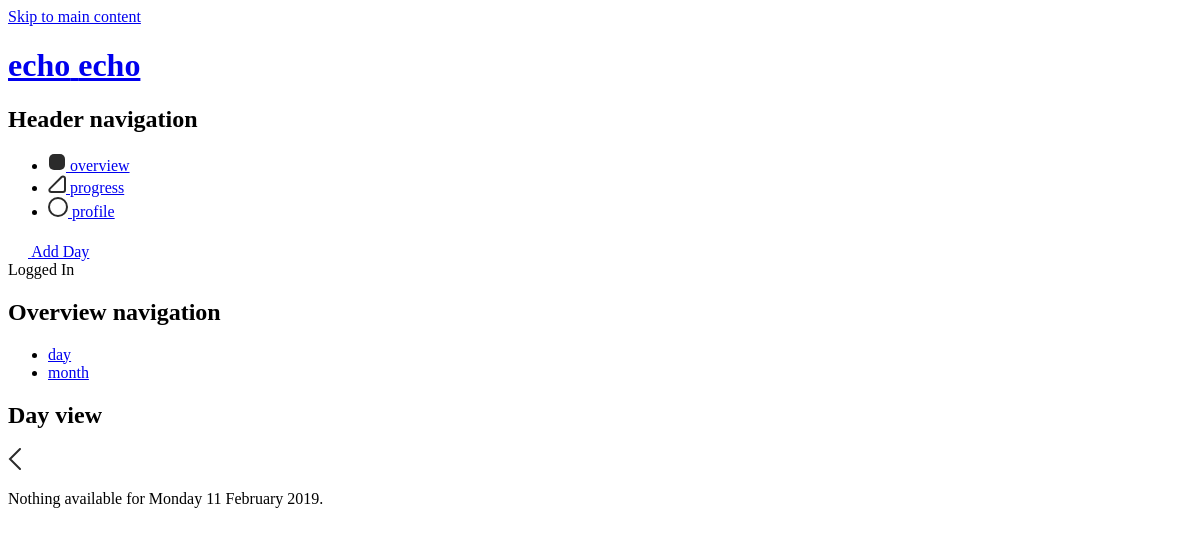
The app's page /index.php?page=overview&view=day&day=11-02-2019 (signed in), older data.
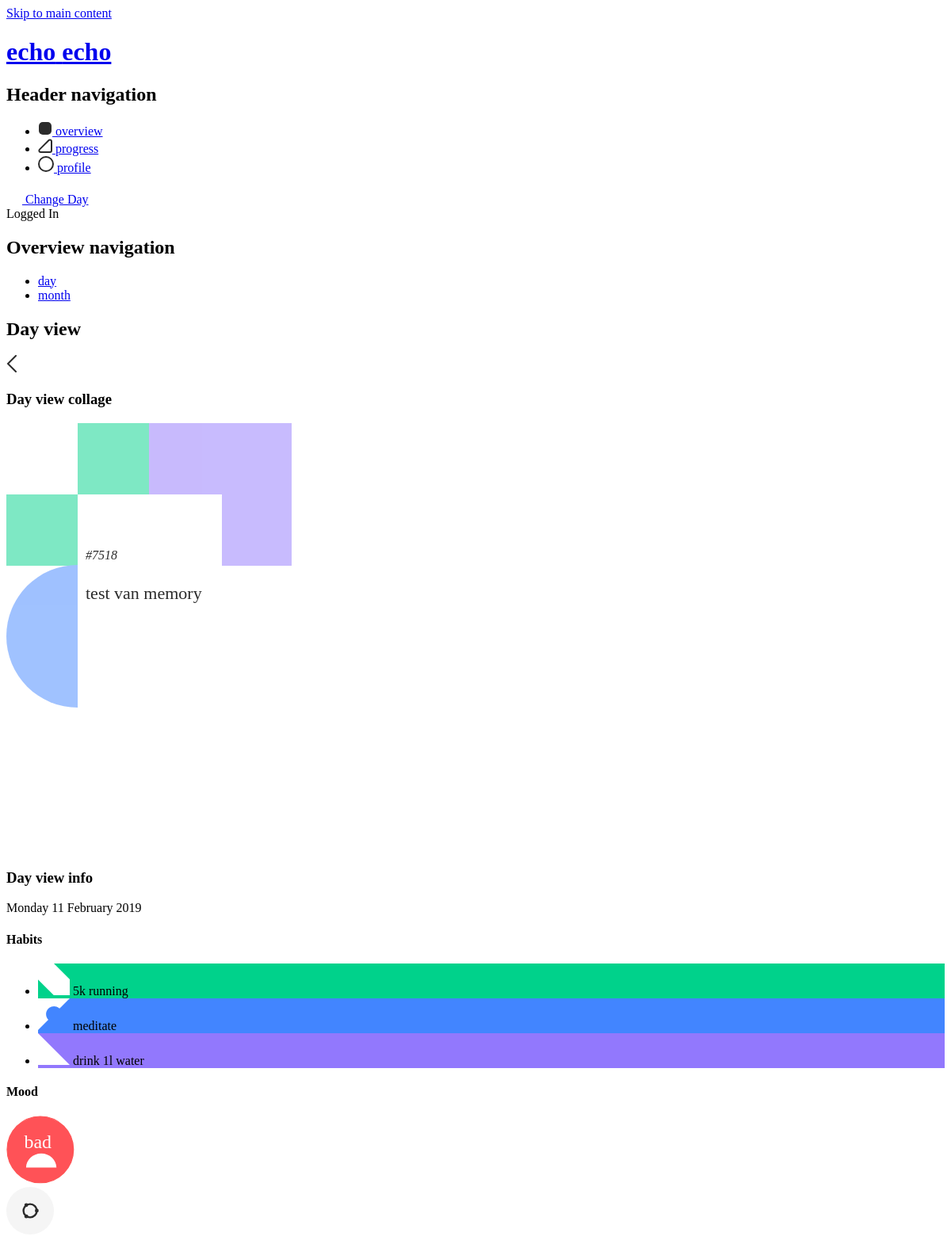
The same page, newer data.
### tables this page shows
CREATE TABLE `daily_posts` (
  `post_id` int(11) NOT NULL,
  `user_id` int(11) NOT NULL,
  `date` date NOT NULL,
  `short_memory` varchar(255) NOT NULL,
  `feelings` int(11) NOT NULL DEFAULT '0'
);

CREATE TABLE `fulfilled_habits` (
  `fulfilled_habit_id` int(11) NOT NULL,
  `user_id` int(11) NOT NULL,
  `habit_id` int(11) NOT NULL,
  `post_id` int(11) NOT NULL
);

CREATE TABLE `data_habit_icon` (
  `data_habit_icon_id` int(11) NOT NULL,
  `habit_colour_name` varchar(255) NOT NULL,
  `habit_colour` varchar(255) NOT NULL,
  `habit_icon` text NOT NULL,
  `habit_icon_white` text NOT NULL
);

CREATE TABLE `habits` (
  `habit_id` int(11) NOT NULL,
  `user_id` int(11) NOT NULL,
  `habit_name` varchar(255) NOT NULL,
  `habit_icon` int(11) NOT NULL,
  `habit_colour` varchar(255) NOT NULL,
  `habit_colour_name` varchar(255) NOT NULL,
  `active` tinyint(1) NOT NULL DEFAULT '1'
);

### src/controller/Controller.php (called while the page is built, shortened)
<?php
class Controller {
  public $route;
  protected $viewVars = array();
  public function filter() {
    call_user_func(array($this, $this->route['action']));
  }
  public function render() {
    $this->createViewVarWithContent();
    $this->renderInLayout();
  }
  public function set($variableName, $value) {
    $this->viewVars[$variableName] = $value;
  }
  private function createViewVarWithContent() {
    require __DIR__ . '/../view/' . strtolower($this->route['controller']) . '/' . $this->route['action'] . '.php';
    $content = ob_get_clean();
  }
  private function renderInLayout() {
    extract($this->viewVars, EXTR_OVERWRITE);
    include __DIR__ . '/../view/layout.php';
  }
}

### src/index.php (called while the page is built, shortened)
<?php
$routes = array(
  'home' => array(
    'controller' => 'Pages',
    'action' => 'index'
  ),
  'overview' => array(
    'controller' => 'Posts',
    'action' => 'overview'
  ),
  'add' => array(
    'controller' => 'Posts',
    'action' => 'add'
  ),
  'progress' => array(
    'controller' => 'Progress',
    'action' => 'progress'
  ),
  'profile' => array(
    'controller' => 'Users',
    'action' => 'profile'
  ),
  'login' => array(
    'controller' => 'Users',
    'action' => 'login'
  ),
  'logout' => array(
    'controller' => 'Users',
    'action' => 'logout'
  ),
  'register' => array(
    'controller' => 'Users',
    'action' => 'register'
  )
);
$route = $routes[$_GET['page']];
$controllerObj = new $controllerName();
$controllerObj->route = $route;
$controllerObj->filter();
$controllerObj->render();

### src/controller/PostsController.php (called while the page is built, shortened)
<?php
require_once __DIR__ . '/Controller.php';
require_once __DIR__ . '/../dao/PostDAO.php';
require_once __DIR__ . '/../dao/HabitDAO.php';
class PostsController extends Controller {
    private $postDAO;
    public $habitDAO;
    function __construct() {
        $this->postDAO = new PostDAO();
        $this->habitDAO = new HabitDAO();
    }
    public function overview() {
      if(empty($_SESSION['user'])) {
        $_SESSION['error'] = 'You have to be signed in.';
        header('Location: index.php');
        exit();
      } else {
        $alreadyPostedToday = $this->postDAO->checkDate(array(
          'user_id' => $_SESSION['user']['user_id'],
          'current_date' => date("Y-m-d")
        ));
        if (!empty($_GET['view'])) {
          switch ($_GET['view']) {
            case 'day':
              if(!empty($_GET['day'])) {
                $date_errors = DateTime::getLastErrors();
                if ($date_errors['warning_count'] + $date_errors['error_count'] > 0) {
                  $_SESSION['error'] = 'Not a valid day.';
                  header('Location: index.php?page=overview&view=day&day=' . date("d-m-Y"));
                  exit();
                } else {
                  $enteredDate = new DateTime($_GET['day']);
                  $previousDay = new DateTime($_GET['day']);
                  $postOfEnteredDay = $this->postDAO->getPostOfDay(array(
                    'user_id' => $_SESSION['user']['user_id'],
                    'date' => $enteredDate->format('Y-m-d'),
                  ));
                  $fulfilledHabitsOfEnteredDay = $this->habitDAO->getAllFulfilledHabitsOfDay(array(
                    'user_id' => $_SESSION['user']['user_id'],
                    'date' => $enteredDate->format('Y-m-d'),
                  ));
                  $birthDate = new DateTime($_SESSION['user']['birthdate']);
                  $livedDaysAmount = $enteredDate->diff($birthDate)->format("%a");
                }
              } else {
                $_SESSION['error'] = 'You have to choose a date.';
                header('Location: index.php?page=overview&view=day&day=' . date("d-m-Y"));
                exit();
              }
              break;
          }
        } else {
          header('Location: index.php?page=overview&view=day&day=' . date("d-m-Y"));
          exit();
        }
      }
    }
}

### src/dao/PostDAO.php (called while the page is built, shortened)
<?php
class PostDAO extends DAO {
  public function checkDate($data) {
    $sql = "SELECT * FROM `daily_posts` WHERE `user_id` = :user_id AND `date` = :current_date";
    $stmt = $this->pdo->prepare($sql);
    $stmt->bindValue(':user_id', $data['user_id']);
    $stmt->bindValue(':current_date', $data['current_date']);
    $stmt->execute();
    return $stmt->fetch(PDO::FETCH_ASSOC);
  }
  public function getPostOfDay($data) {
    $sql = "SELECT * FROM `daily_posts` WHERE `user_id` = :user_id AND `date` = :date";
    $stmt = $this->pdo->prepare($sql);
    $stmt->bindValue(':user_id', $data['user_id']);
    $stmt->bindValue(':date', $data['date']);
    $stmt->execute();
    return $stmt->fetch(PDO::FETCH_ASSOC);
  }
}

### src/dao/HabitDAO.php (called while the page is built, shortened)
<?php
class HabitDAO extends DAO {
  public function getAllFulfilledHabitsOfDay($data) {
    $sql = "SELECT * FROM `fulfilled_habits` INNER JOIN `daily_posts` ON fulfilled_habits.post_id = daily_posts.post_id AND daily_posts.date = :date INNER JOIN `habits` ON fulfilled_habits.habit_id = habits.habit_id INNER JOIN `data_habit_icon` ON habits.habit_icon = data_habit_icon.data_habit_icon_id WHERE fulfilled_habits.user_id = :user_id";
    $stmt = $this->pdo->prepare($sql);
    $stmt->bindValue(':user_id', $data['user_id']);
    $stmt->bindValue(':date', $data['date']);
    $stmt->execute();
    return $stmt->fetchAll(PDO::FETCH_ASSOC);
  }
}

### src/view/posts/overview.php (the view, shortened to what the changed rows need)
<nav class="main-nav">
  <h2 class="main-nav-title hide">Overview navigation</h2>
</nav>
<?php if($view == 'day') : ?>
  <section class="main-overview-day" id="main">
    <h2 class="main-overview-day-title hide">Day view</h2>
    <?php if(isset($previousDay)):?>
      <a href="index.php?page=overview&view=day&day=<?php echo $previousDay; ?>" class="main-overview-day-previous">
      </a>
    <?php endif; ?>
    <?php if(!empty($postOfEnteredDay)): ?>
      <section class="main-overview-day-collage">
        <h3 class="day-collage-title hide">Day view collage</h3>
        <svg width="360px" height="540px" viewBox="0 0 360 540">
          <title>Collage</title>
          <desc>Collage of the day.</desc>
          <?php if(!empty($fulfilledHabitsOfEnteredDay)): ?>
            <g style="opacity: <?php switch ($postOfEnteredDay['feelings']) {
              case -1:
                echo '.5';
                break;
              case 0:
                echo '.75';
                break;
              case 1:
                echo '1';
                break;
              default:
                echo '1';
                break;
            }  ?>">
              <?php foreach($fulfilledHabitsOfEnteredDay as $habit):
                switch ($habit['habit_colour_name']) {
                  case 'blue':
                    echo '<g class="blue"><circle fill="#4285ff" cx="90" cy="269" r="90"></circle></g>';
                    break;
                  case 'orange':
                    echo '<g class="orange"><path fill="#fbc649"  d="M90.72,360 L180,360 L180,540 L90.72,540 C90.4802221,539.999059 90.240221,540 90,540 C40.2943725,540 -1.8189894e-12,499.705627 -1.8189894e-12,450 C-1.8189894e-12,400.294373 40.2943725,360 90,360 C90.240221,360 90.4802221,360.000941 90.72,360.00282 Z" transform="translate(90.000000, 450.000000) rotate(-90.000000) translate(-90.000000, -450.000000) "></path></g>';
                    break;
                  case 'purple':
                    echo '<g class="purple"><rect fill="#9278fd" x="180" y="0" width="180" height="180"></rect></g>';
                    break;
                  case 'green':
                    echo '<g class="green"><rect fill="#00d28b" x="-1.56319402e-13" y="9.9475983e-14" width="180" height="180"></rect><rect fill="#ffffff" x="-1.56319402e-13" y="9.9475983e-14" width="90" height="90"></rect><rect fill="#ffffff" x="90" y="90" width="90" height="90"></rect></g>';
                    break;
                  case 'red':
                    echo '<g class="red"><polygon fill="#fe5455" points="180 179 360 359 180 359"></polygon></g>';
                    break;
                  default:
                    break;
                } ?>
              <?php endforeach; ?>
            </g>
          <?php endif; ?>
        <g class="textbox">
          <rect fill="#ffffff" x="90" y="90" width="182" height="367"></rect>
          <text font-family="Circular Std" font-size="16" font-style="italic" font-weight="300" fill="#2b2b2b">
            <tspan x="100" y="172">#<?php echo $livedDaysAmount; ?></tspan>
          </text>
          <text font-family="Circular Std" font-size="22" font-weight="400" line-spacing="24" fill="#2b2b2b">
            <?php $count = 200; $splittedMemory = explode( "\n", wordwrap( $postOfEnteredDay['short_memory'], 15));
            foreach ($splittedMemory as $key => $splittedMemory):
              $count+= 22;
              echo '<tspan x="100" y=' . $count  . '>' . $splittedMemory . '</tspan>';
            endforeach;
            ?>
          </text>
        </g>
      </svg>
      </section>
      <section class="main-overview-day-info">
        <h3 class="day-info-title hide">Day view info</h3>
        <p class="day-info-date">
          <span class="day-info-date-span"><?php echo $currentDay; ?></span>
          <time datetime="<?php echo $currentDateHTML ?>" class="main-overview-day-date"><?php echo $currentDate ?></time>
        </p>
        <article class="day-info-habits">
          <h4 class="day-info-habits-title">Habits</h4>
          <?php if(!empty($fulfilledHabitsOfEnteredDay)): ?>
            <ul class="day-info-habits-list">
              <?php foreach($fulfilledHabitsOfEnteredDay as $habit): ?>
              <li class="day-info-habits-list-item" style="background-color: <?php echo $habit['habit_colour'] ?>">
                <span class="day-info-habits-list-item-icon"><?php echo $habit['habit_icon_white'] ?></span>
                <span><?php echo $habit['habit_name'] ?></span>
              </li>
              <?php endforeach; ?>
            </ul>
          <?php endif; ?>
        </article>
        <article class="day-info-mood">
          <h4 class="day-info-mood-title">Mood</h4>
          <?php switch ($postOfEnteredDay['feelings']) {
            case -1:
              echo'
              <svg width="86px" height="86px" viewBox="0 0 86 86" class="day-info-mood-img">
                <title>Bad mood</title>
                <desc>Icon for bad mood.</desc>
                <g stroke="none" stroke-width="1" fill="none" fill-rule="evenodd">
                  <g transform="translate(-1305.000000, -244.000000)">
                    <g transform="translate(1091.000000, 241.000000)">
                        <g transform="translate(215.000000, 4.000000)">
                          <circle id="Oval-Copy-2" stroke="#FE5455" stroke-width="1.196345" fill="#FF5257" cx="41.872075" cy="41.872075" r="41.872075"></circle>
                          <g transform="translate(21.534210, 15.552485)">
                            <g transform="translate(2.392690, 31.104970)">
                              <rect id="path-1" x="0" y="0" width="38.28304" height="17.945175" rx="2.39269"></rect>
                              <path d="M-1.0658141e-14,0 L38.28304,0 C38.28304,9.91084648 29.7130896,17.945175 19.14152,17.945175 C8.56995042,17.945175 -3.55271368e-15,9.91084648 -3.55271368e-15,0 Z" id="Combined-Shape" fill="#FFFFFF" mask="url(#mask-2)" transform="translate(19.141520, 8.972588) rotate(-180.000000) translate(-19.141520, -8.972588) "></path>
                            </g>
                            <text id="bad" font-family="CircularStd-Medium, Circular Std" font-size="23.9269" font-weight="400" fill="#FFFFFF">
                              <tspan x="0" y="24">bad</tspan>
                            </text>
                          </g>
                        </g>
                      </g>
                    </g>
                  </g>
              </svg>';
              break;
          } ?>
        </article>
        <a href="#" class="day-info-share">
        </a>
      </section>
    <?php else: ?>
      <p class="main-overview-day-error error">Nothing available for <?php echo $currentDay . ' ' . $currentDate ?>.</p>
    <?php endif; ?>
  </section>
<?php endif; ?>

### src/view/layout.php (shortened to what the changed rows need)
<!DOCTYPE html>
<html lang="en">
  <head>
  </head>
  <body>
    <header class="header">
      <h1 class="header-title">
        <a href="index.php" class="header-title-link" >
          <span>echo</span>
          <span>echo</span>
        </a>
      </h1>
      <?php if (empty($_SESSION['user'])): ?>
      <nav class="header-nav">
        <h2 class="header-nav-title hide">Header navigation</h2>
        <ul class="header-nav-ul">
          <li class="header-nav-item <?php if($currentPage === 'login') { echo 'header-nav-item-active';} ?>">
            <a href="index.php?page=login">Login</a>
          </li>
          <li class="header-nav-item <?php if($currentPage === 'register') { echo 'header-nav-item-active';} ?>">
            <a href="index.php?page=register" class="register-button">Hop on board</a>
          </li>
        </ul>
      </nav>
      <?php else: ?>
      <nav class="header-nav">
        <h2 class="header-nav-title hide">Header navigation</h2>
        <?php if(empty($alreadyPostedToday)): ?>
          <a href="index.php?page=add" class="main-green-button">
            <span>Add Day</span>
          </a>
        <?php else: ?>
          <a href="index.php?page=add" class="main-green-button">
            <span>Change Day</span>
          </a>
        <?php endif; ?>
      </nav>
      <?php endif; ?>
    </header>
    <main class="main main-<?php echo $currentPage ?>">
    <?php echo $content; ?>
    </main>
  </body>
</html>

Row changes from the older to the newer data that the page shows:
added daily_posts: short_memory "test van memory"
added fulfilled_habits: habit.habit_name "5k running"
added fulfilled_habits: habit.habit_name "meditate"
added fulfilled_habits: habit.habit_name "drink 1l water"
Text that changed along with them:
$livedDaysAmount: (not shown) → "7518"
$currentDay: (not shown) → "Monday"
$currentDate: (not shown) → "11 February 2019"
$currentDay: "Monday" → (not shown)
$currentDate: "11 February 2019" → (not shown)
text no longer shown: "Add Day Nothing available for ."
text now shown: "Change Day Day view collage # Day view info Habits Mood bad"
